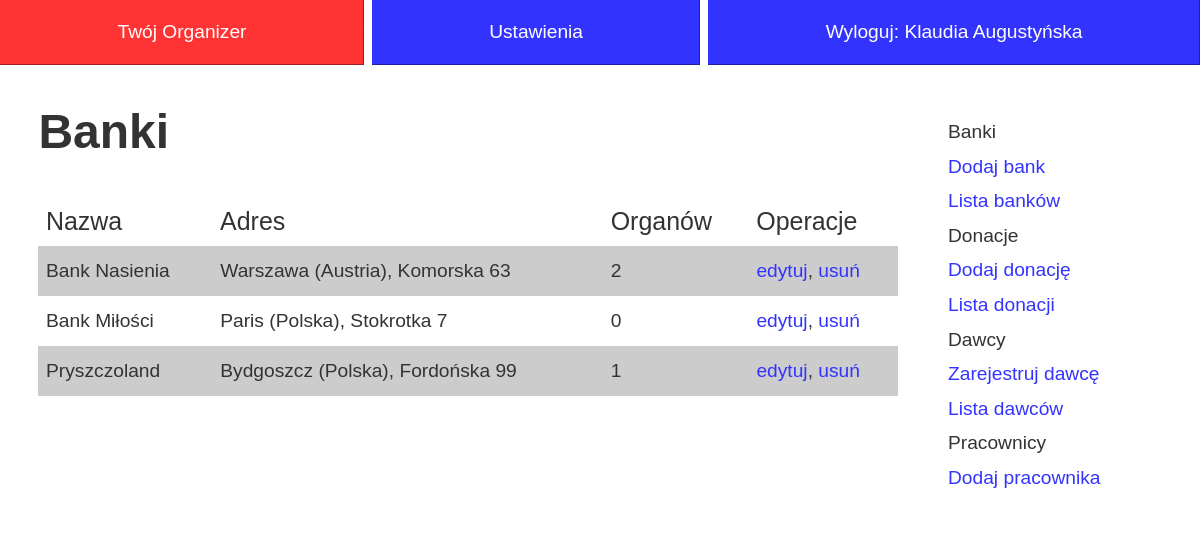
Screenshot of /index.php (signed in) with the database file from the repository.
### tables this page shows
CREATE TABLE IF NOT EXISTS `banki` (
  `id` int(11) NOT NULL AUTO_INCREMENT,
  `nazwa` varchar(100) NOT NULL,
  `adres_id` int(11) NOT NULL,
  PRIMARY KEY (`id`),
  UNIQUE KEY `adres_id` (`adres_id`)
);

CREATE TABLE IF NOT EXISTS `adresy` (
  `id` int(11) NOT NULL AUTO_INCREMENT,
  `ulica` varchar(100) DEFAULT NULL,
  `numer` varchar(10) DEFAULT NULL,
  `miasto` varchar(50) DEFAULT NULL,
  `panstwo_id` int(11) DEFAULT NULL,
  PRIMARY KEY (`id`),
  KEY `panstwo_id` (`panstwo_id`)
);

CREATE TABLE IF NOT EXISTS `panstwa` (
  `id` int(11) NOT NULL AUTO_INCREMENT,
  `panstwo` varchar(100) NOT NULL,
  PRIMARY KEY (`id`)
);

CREATE TABLE IF NOT EXISTS `menu` (
  `id` int(11) NOT NULL AUTO_INCREMENT,
  `parent_id` int(11) NOT NULL DEFAULT '0',
  `typ` int(11) NOT NULL,
  `naglowek` tinyint(1) NOT NULL DEFAULT '1',
  `opcja_id` int(11) DEFAULT NULL,
  `adres` varchar(200) DEFAULT NULL,
  `etykieta` varchar(100) NOT NULL,
  PRIMARY KEY (`id`),
  UNIQUE KEY `opcja_id` (`opcja_id`)
);

### src/banki.php (called while the page is built, shortened)
<?php
class Banki {
	static public function GetAll() {
		global $mysqli;
		$result = $mysqli->query("
			SELECT banki.id, nazwa, ulica, numer, miasto, panstwo
			FROM banki
			JOIN adresy ON banki.adres_id = adresy.id
			JOIN panstwa ON adresy.panstwo_id = panstwa.id
		");
		if ($result->num_rows > 0) {
			$tablica  = array();
			while ($row = $result->fetch_assoc()) {
				$result2 = $mysqli->query("
					SELECT COUNT(*)
					FROM donacje
					WHERE bank_id = $row[id]
				");
				$row['ilosc'] = $result2->fetch_array()[0];
				$tablica[] = $row;
			}
			return $tablica;
		}
		return NULL;
	}
}
?>

### pages/org/banki-lista.php (the view, shortened to what this page needs)
	<article>
		<h1>Banki</h1>
<?php
	$tablica = Banki::GetAll();
if (count($tablica) > 0) {
?>
		<table>
			<thead>
				<tr>
					<td>Nazwa</td>
					<td>Adres</td>
					<td>Organów</td>
					<td>Operacje</td>
				</tr>
			</thead>
			<tbody>
<?php
	foreach ($tablica as $t) {
?>
				<tr>
					<td><?=$t['nazwa']?></td>
					<td><?=$t['miasto'] . " (" . $t['panstwo'] . "), " . $t['ulica'] . " " . $t['numer']?></td>
					<td><?=$t['ilosc']?></td>
					<td><a href="?org=banki&metoda=edytuj&co=<?=$t['id']?>">edytuj</a>, <a href="?org=banki&metoda=usun&co=<?=$t['id']?>">usuń</a></td>
				</tr>
<?php
	}
?>
			</tbody>
		</table>
<?php
}
?>

### index.php (shortened to what this page needs)
<?php
include_once("src/uzytkownicy.php");
if (isset($_GET['id']))
	$id = $_GET['id'];
else
	$id = "home";
$home = "/projekt";
?>
<!DOCTYPE HTML>
<html lang="pl">
<head>
	<link href="style.css" rel="stylesheet" />
</head>
<body>
<nav>
<?php
if ($_SESSION['id'] == 0) {
?>
<ul id="menu">
	<li><a href="<?=$home;?>">Home</a></li>
	<li><a href="?id=rejestracja">Rejestracja</a></li>
	<li><a href="?id=logowanie">Zaloguj</a></li>
</ul>
<?php
} else {
?>
<ul id="menu">
	<li><a href="<?=$home;?>">Twój Organizer</a></li>
	<li><a href="?id=ustawienia">Ustawienia</a></li>
	<li><a href="?id=wyloguj">Wyloguj: <?=$_SESSION['user']->imie?>  <?=$_SESSION['user']->nazwisko;?></a></li>
</ul>
<?php
}
?>
</nav>
<div id="content">
<?php
$src = "pages/" . $id . ".php";
if (file_exists($src))
	include($src);
else
	echo "Nie odnaleziono strony";
?>
</div>
</body>
</html>

### pages/home.php
<?php
if ($_SESSION['id'] == 0)
	include("pages/home-witaj.php");
else {
	include("pages/home-organizer.php");
}

### pages/home-organizer.php (shortened to what this page needs)
<?php
include_once("src/menu.php");
?>
<div class="column1">
<?php
if (isset($_GET['org']))
	$org = $_GET['org'];
else
	$org = "banki";
$src = "pages/org/" . $org . ".php";
if (file_exists($src))
	include($src);
else
	echo "Nie odnaleziono strony";
?>
</div>
<div class="column2">
<aside>
<nav>
<ul class="menu3">
<?php
	Menu::Generuj($_SESSION['id'], 1);
?>
</ul>
</nav>
</aside>
</div>

### pages/org/banki.php
<?php
include("src/banki.php");
if (isset($_GET['metoda'])) {
	if ($_GET['metoda'] == "dodaj")
		include("pages/org/banki-dodaj.php");
	elseif ($_GET['metoda'] == "edytuj" && isset($_GET['co']))
		include("pages/org/banki-edytuj.php");
	elseif ($_GET['metoda'] == "usun" && isset($_GET['co']))
		include("pages/org/banki-lista.php");
	}
else
	include("pages/org/banki-lista.php");
?>

### src/menu.php (shortened to what this page needs)
<?php
class Menu {
	static public function Generuj($user, $typ, $parent = 0) {
		global $mysqli;
		$result = $mysqli->query("
			SELECT *
			FROM menu
			WHERE
				parent_id = $parent
				AND typ = $typ
		");
		if ($result->num_rows > 0) {
			$tablica  = array();
			while ($row = $result->fetch_assoc()) {
				if ($row['naglowek'] == 0) {
					if (!Uzytkownicy::SprawdzOpcje($user, $row['opcja_id']))
						continue;
					print "<li><a href=\"$row[adres]\">$row[etykieta]</a></li>";
				}
				else
					print "<li>$row[etykieta] ";
				self::Generuj($user, $typ, $row['id']);
				print "</li>";
			}
			return $tablica;
		}
	}
}
?>

### style.css (style rules this page uses)
* { margin:0; padding:0 }
a { text-decoration:none }
html { font-family: sans-serif; font-size: 1.2em; line-height: 1.8em;color:#333;overflow-y:scroll }
#menu { text-align:right;position:fixed;z-index:1; top:0;left:0; width:100%; display:flex; flex-direction: row; justify-content: space-between; background: -moz-linear-gradient(top, rgba(255,255,255,1) 0%, rgba(255,255,255,0) 100%); background: -webkit-gradient(linear, left top, left bottom, color-stop(0%,rgba(255,255,255,1)), color-stop(100%,rgba(255,255,255,0))); background: -webkit-linear-gradient(top, rgba(255,255,255,1) 0%,rgba(255,255,255,0) 100%); background: -o-linear-gradient(top, rgba(255,255,255,1) 0%,rgba(255,255,255,0) 100%); background: -ms-linear-gradient(top, rgba(255,255,255,1) 0%,rgba(255,255,255,0) 100%); background: linear-gradient(to bottom, rgba(255,255,255,1) 0%,rgba(255,255,255,0) 100%); }
#menu li { position:relative;list-style:none; flex-grow: 1;margin: 0 .2em; text-align:center }
#menu li:first-child { margin-left:0 }
#menu li:last-child { margin-right:0 }
#menu a,#menu span { display:block; padding: .8em 1.2em; color: #fff; background: #3333ff; box-shadow: inset -1px -1px 0 rgba(0,0,0,.4) }
#content { position:relative;z-index:0;padding-top:6em }
#content article { display:block;padding:2em; padding-top:0 }
#content h1 { font-size: 2.5em; margin-bottom:1em }
table { width:100%;border-collapse:collapse;line-height:1.2em }
thead { font-weight:normal; font-size:1.3em; }
thead td { padding:.5em .3em }
tbody td { padding:.7em .4em }
tbody tr:nth-child(2n+1) { background: #ccc; }
#content a { color:#3333ff; }
.column1 { float:left;width:78%;padding-bottom:1.5em }
.column2 { float:right;width:21%;padding-bottom:1.5em }
.column2::after { content:" ";display:block;clear:both }
.menu3 li { list-style:none }

### rows the page displays
banki: nazwa "Bank Nasienia", adres.miasto "Warszawa", panstwa.panstwo "Austria", adres.ulica "Komorska", adres.numer "63", ilosc "2"
banki: nazwa "Bank Miłości", adres.miasto "Paris", panstwa.panstwo "Polska", adres.ulica "Stokrotka", adres.numer "7", ilosc "0"
banki: nazwa "Pryszczoland", adres.miasto "Bydgoszcz", panstwa.panstwo "Polska", adres.ulica "Fordońska", adres.numer "99", ilosc "1"
menu: etykieta "Banki"
menu: etykieta "Dodaj bank"
menu: etykieta "Lista banków"
menu: etykieta "Donacje"
menu: etykieta "Dodaj donację"
menu: etykieta "Lista donacji"
menu: etykieta "Dawcy"
menu: etykieta "Zarejestruj dawcę"
menu: etykieta "Lista dawców"
menu: etykieta "Pracownicy"
menu: etykieta "Dodaj pracownika"

### other values shown
$_SESSION['user']->imie "Klaudia"
$_SESSION['user']->nazwisko "Augustyńska"
